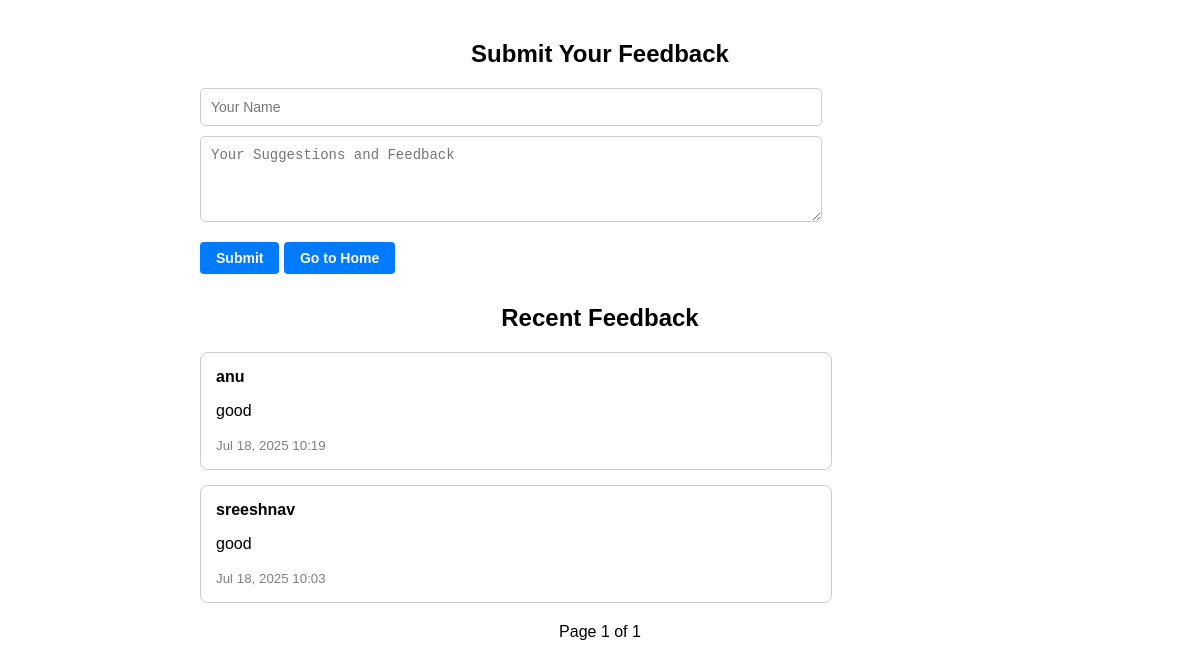
/feedback_view, run on the app's committed database.
### myapp/models.py (models this page shows, shortened)
class Feedback(models.Model):
    name = models.CharField(max_length=100)
    suggestion = models.TextField()
    submitted_at = models.DateTimeField(auto_now_add=True)
    is_visible = models.BooleanField(default=True)

### myapp/views.py (the view, shortened to what this page needs)
# urls.py: path('feedback_view', views.feedback_view, name='feedback_view'),
def feedback_view(request):
    feedback_list = Feedback.objects.filter(is_visible=True).order_by('-submitted_at')
    paginator = Paginator(feedback_list, 3)
    page_number = request.GET.get('page')
    page_obj = paginator.get_page(page_number)
    return render(request, 'feedback.html', {'page_obj': page_obj})

### template/feedback.html (shortened to what this page needs)
<!DOCTYPE html>
<html lang="en">
<head>
</head>
<body>
  <section class="feedback">
    <h2>Submit Your Feedback</h2>
    <form method="POST">
      <input type="text" name="name" value="{{ user.get_full_name }}" placeholder="Your Name" required>
      <textarea name="suggestion" rows="4" placeholder="Your Suggestions and Feedback" required></textarea>
      <button type="submit">Submit</button>
      <a href="{% url 'user_home_login' %}" class="btn-home"> Go to Home</a>
    </form>
    <h2>Recent Feedback</h2>
    <div style="display: flex; gap: 15px;  flex-wrap: wrap;">
      {% for f in page_obj %}
        <div class="feedback-box">
          <strong>{{ f.name }}</strong>
          <p>{{ f.suggestion }}</p>
          <small style="color: gray;">{{ f.submitted_at|date:"M d, Y H:i" }}</small>
        </div>
      {% empty %}
        <p>No feedback submitted yet.</p>
      {% endfor %}
    </div>
    <div class="pagination">
      <span>Page {{ page_obj.number }} of {{ page_obj.paginator.num_pages }}</span>
    </div>
  </section>
</body>
</html>

### template/feedback.html (style rules this page uses)
body { font-family: Arial, sans-serif; margin: 0; padding: 0; }
.feedback { max-width: 800px; margin: auto; padding: 20px; }
.feedback h2, .feedback h3 { text-align: center; }
.feedback input[type="text"], .feedback textarea { display: block; width: 100%; max-width: 600px; padding: 10px; margin-bottom: 10px; border-radius: 5px; border: 1px solid #ccc; font-size: 14px; }
.feedback button { padding: 8px 16px; margin-top: 10px; font-size: 14px; border: none; border-radius: 4px; background-color: #007bff; color: white; cursor: pointer; font-weight: bold; }
.btn-home { display: inline-block; padding: 8px 16px; background-color: #007bff; color: white; border: none; border-radius: 4px; text-decoration: none; font-weight: bold; font-size: 14px; margin: 10px 0; transition: all 0.3s ease; }
.feedback-box { border: 1px solid #ccc; padding: 15px; border-radius: 8px; width: 100%; max-width: 600px; }
.pagination { margin-top: 20px; text-align: center; }

### data on the page
Feedback: name "anu", suggestion "good", submitted_at "Jul 18, 2025 10:19"
Feedback: name "sreeshnav", suggestion "good", submitted_at "Jul 18, 2025 10:03"

### other printed values
{{ page_obj.number }} "1"
{{ page_obj.paginator.num_pages }} "1"
